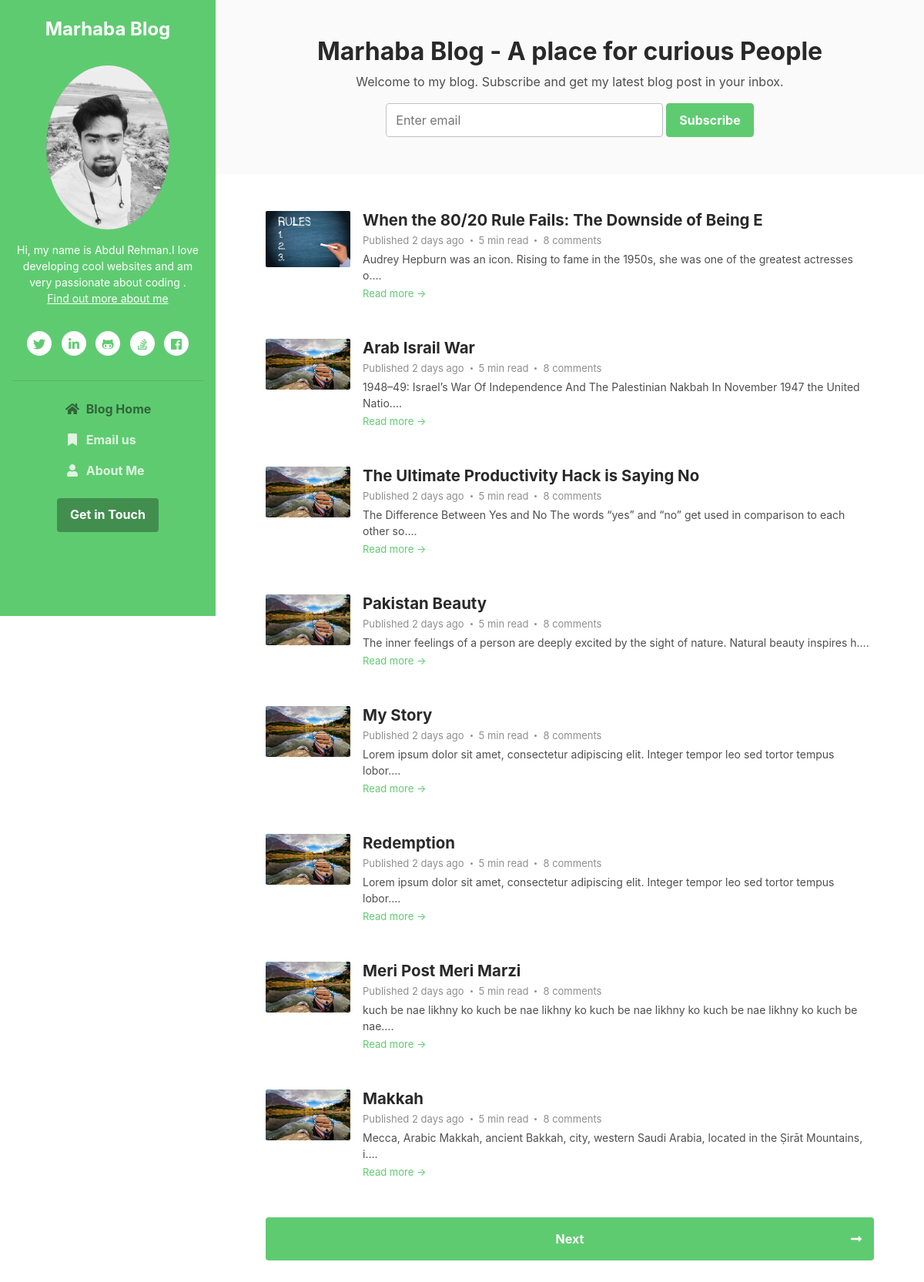
The page / on the database its author committed.
### home/models.py (models this page shows, shortened)
class blogpost(models.Model):
    sno = models.AutoField(primary_key=True)
    title = models.CharField(max_length=50, null=True)
    image = models.ImageField(null="true", blank="true", upload_to="media/images")
    author = models.CharField(max_length=50, null=True)
    body = models.TextField()
    slug = models.SlugField(max_length=130, blank=True, null=True)
    timestamp = models.DateTimeField(default=now)

### home/views.py (the view)
# urls.py: path('', coldwar.as_view(), name='coldwar'),
class coldwar(ListView):
    model = blogpost
    template_name = 'coldwar.html'

### template/coldwar.html (shortened to what this page needs)
<!DOCTYPE html>
<html lang="en">
<head>
    <link id="theme-style" rel="stylesheet" href="static\assets\css\theme-1.css">
</head>
<body>
    <header class="header text-center">
	    <h1 class="blog-name pt-lg-4 mb-0"><a href="coldwar.html">Marhaba Blog</a></h1>
	    <nav class="navbar navbar-expand-lg navbar-dark" >
			<div id="navigation" class="collapse navbar-collapse flex-column" >
				<div class="profile-section pt-3 pt-lg-0">
				    <img class="profile-image mb-3 rounded-circle mx-auto" src="static\WhatsApp Image 2021-03-07 at 6.24.00 PM.jpeg" alt="image" >
					<div class="bio mb-3">Hi, my name is Abdul Rehman.I love developing cool websites and am very passionate about coding .<br><a href="about">Find out more about me</a></div>
					<ul class="social-list list-inline py-3 mx-auto">
			            <li class="list-inline-item"><a href="#"><i class="fab fa-twitter fa-fw"></i></a></li>
			            <li class="list-inline-item"><a href="https://www.linkedin.com/in/abdul-rehman-rais-b01b48203/"><i class="fab fa-linkedin-in fa-fw"></i></a></li>
			            <li class="list-inline-item"><a href="https://github.com/abdulrehmanco"><i class="fab fa-github-alt fa-fw"></i></a></li>
			            <li class="list-inline-item"><a href="https://stackoverflow.com/users/15312537/abdul-rehman-rais?tab=profile"><i class="fab fa-stack-overflow fa-fw"></i></a></li>
			            <li class="list-inline-item"><a href="https://www.facebook.com/abdulrehman.rais.7"><i class="fab fa-facebook fa-fw"></i></a></li>
			        </ul>
			        <hr>
				</div>
				<ul class="navbar-nav flex-column text-left">
					<li class="nav-item active">
					    <a class="nav-link" href="coldwar"><i class="fas fa-home fa-fw mr-2"></i>Blog Home <span class="sr-only">(current)</span></a>
					</li>
					<li class="nav-item">
					    <a class="nav-link" href="contact"><i class="fas fa-bookmark fa-fw mr-2"></i>Email us</a>
					</li>
					<li class="nav-item">
					    <a class="nav-link" href="about"><i class="fas fa-user fa-fw mr-2"></i>About Me</a>
					</li>
				</ul>
				<div class="my-2 my-md-3">
				    <a class="btn btn-primary" href="https://themes.3rdwavemedia.com/" target="_blank">Get in Touch</a>
				</div>
			</div>
		</nav>
    </header>
    <div class="main-wrapper">
	    <section class="cta-section theme-bg-light py-5">
		    <div class="container text-center">
			    <h2 class="heading">Marhaba Blog - A place for curious People</h2>
			    <div class="intro">Welcome to my blog. Subscribe and get my latest blog post in your inbox.</div>
			    <form class="signup-form form-inline justify-content-center pt-3">
                    <div class="form-group">
                        <input type="email" id="semail" name="semail1" class="form-control mr-md-1 semail" placeholder="Enter email">
                    </div>
                    <button type="submit" class="btn btn-primary">Subscribe</button>
                </form>
		    </div>
	    </section>
	    <section class="blog-list px-3 py-5 p-md-5">
        <div class="container">{%for post in object_list%}
			    <div class="item mb-5">
				    <div class="media">
					    <img class="mr-3 img-fluid post-thumb d-none d-md-flex" src="{{post.image.url}}" alt="image">
					    <div class="media-body">
						    <h3 class="title mb-1"><a href="{{post.slug}}">{{post.title}}</a></h3>
						    <div class="meta mb-1"><span class="date">Published 2 days ago</span><span class="time">5 min read</span><span class="comment"><a href="#">8 comments</a></span></div>
						    <div class="intro">{{post.body|truncatechars:100}}.</div>
						    <a class="more-link" href="{{post.slug}}">Read more &rarr;</a>
					    </div>
				    </div>
			    </div>
          {%endfor%}
			    <nav class="blog-nav nav nav-justified my-5">
				  <a class="nav-link-next nav-item nav-link rounded" href="blog-list.html">Next<i class="arrow-next fas fa-long-arrow-alt-right"></i></a>
				</nav>
		    </div>
	    </section>
    </div>
</body>
</html>

### rows shown on the page
blogpost: image (picture), title "When the 80/20 Rule Fails: The Downside of Being E", body "Audrey Hepburn was an icon. Rising to fame in the 1950s, she was one of the greatest actresses o…"
blogpost: image (picture), title "Arab Israil War", body "1948–49: Israel’s War Of Independence And The Palestinian Nakbah In November 1947 the United Natio…"
blogpost: image (picture), title "The Ultimate Productivity Hack is Saying No", body "The Difference Between Yes and No The words “yes” and “no” get used in comparison to each other so…"
blogpost: image (picture), title "Pakistan Beauty", body "The inner feelings of a person are deeply excited by the sight of nature. Natural beauty inspires h…"
blogpost: image (picture), title "My Story", body "Lorem ipsum dolor sit amet, consectetur adipiscing elit. Integer tempor leo sed tortor tempus lobor…"
blogpost: image (picture), title "Redemption", body "Lorem ipsum dolor sit amet, consectetur adipiscing elit. Integer tempor leo sed tortor tempus lobor…"
blogpost: image (picture), title "Meri Post Meri Marzi", body "kuch be nae likhny ko kuch be nae likhny ko kuch be nae likhny ko kuch be nae likhny ko kuch be nae…"
blogpost: image (picture), title "Makkah", body "Mecca, Arabic Makkah, ancient Bakkah, city, western Saudi Arabia, located in the Ṣirāt Mountains, i…"
